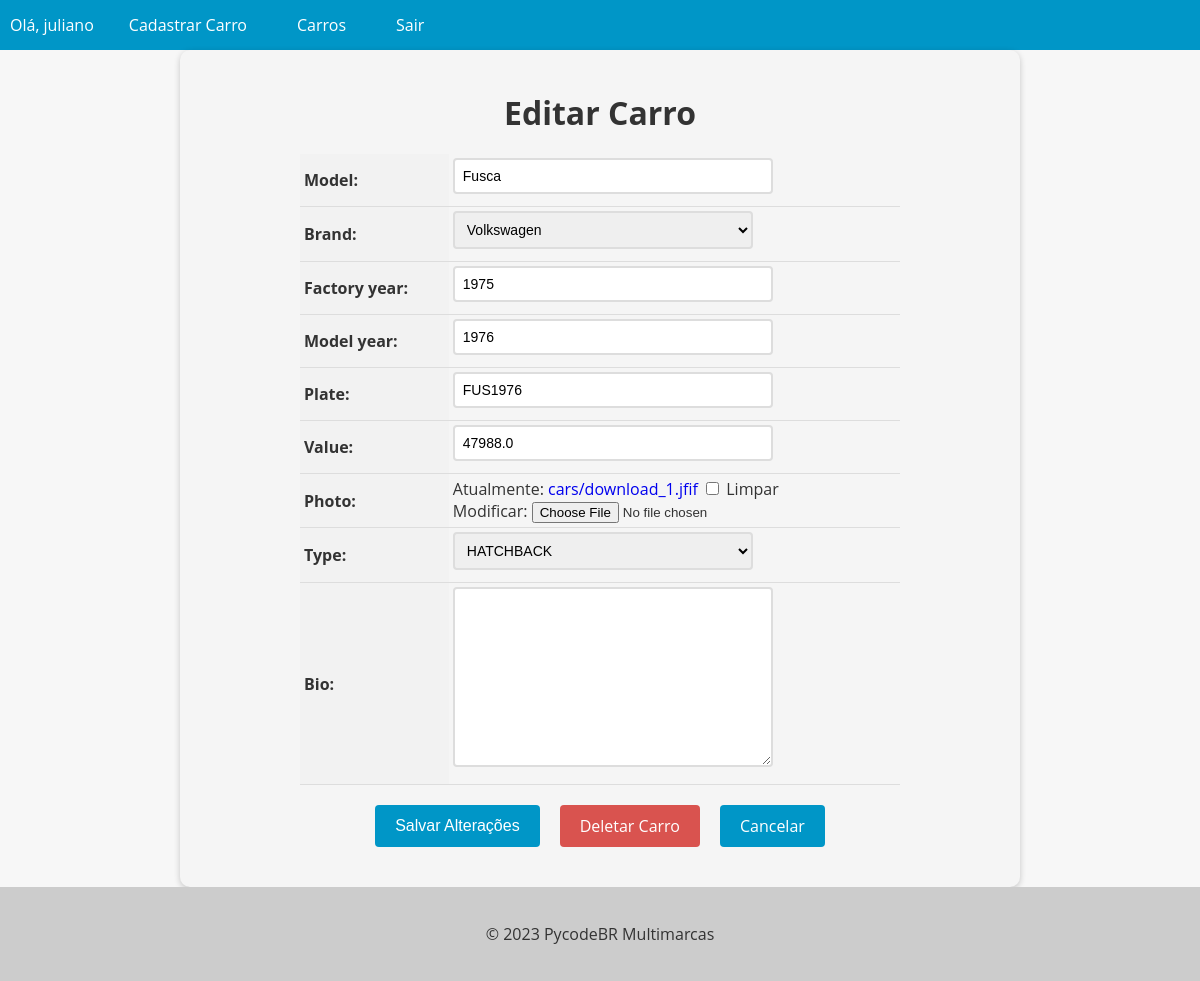
The page /car/5/update/ (signed in) on the database as committed earlier.
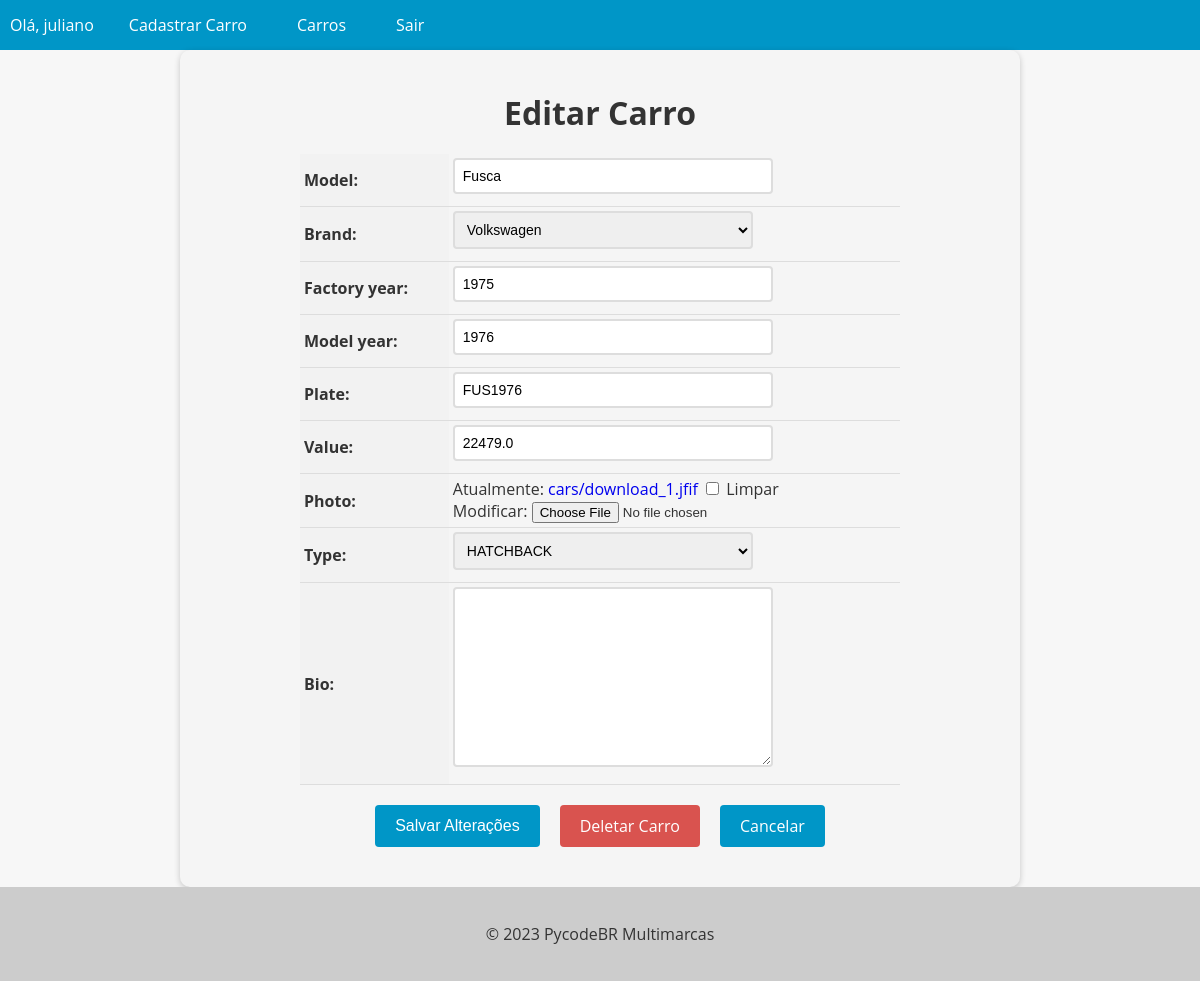
The same page on the database as committed later.
### cars/models.py (models this page shows, shortened)
class Car(models.Model):
    id = models.AutoField(primary_key=True)
    model = models.CharField(max_length=200)
    brand = models.ForeignKey(Brand, on_delete=models.PROTECT, related_name='brands')
    factory_year = models.IntegerField(blank=True, null=True)
    model_year = models.IntegerField(blank=True, null=True)
    plate = models.CharField(max_length=10, blank=True, null=True)
    value = models.FloatField(blank=True, null=True)
    photo = models.ImageField(upload_to='cars/', blank=True, null=True)
    type = models.ForeignKey(Type, on_delete=models.PROTECT, related_name='type', null=True, blank=True)
    bio = models.TextField(blank=True, null=True)

### cars/views.py (the view, shortened to what this page needs)
# urls.py: path('car/<int:pk>/update/', CarUpdateView.as_view(), name='car_update'),
@method_decorator(login_required(login_url='login'), name='dispatch')
class CarUpdateView(UpdateView):
    model = Car
    form_class = CarModelForm
    template_name = 'car_update.html'
    success_url = '/cars/'

### cars/forms.py (shortened to what this page needs)
class CarModelForm(forms.ModelForm):
    class Meta:
        model = Car
        fields = '__all__'

### cars/models.py (called while the page is built)
    def __str__(self):
        return self.name

    def __str__(self):
        return self.name

### cars/templates/car_update.html (shortened to what this page needs)
{% extends "base.html" %}
{% block content %}
  <form method="post" enctype="multipart/form-data">
    <h1>Editar Carro</h1>
    <table>
      {{ form.as_table }}
    </table>
    <div>
      <div class="buttons-container">
        <input type="submit" value="Salvar Alterações" class="btn btn-primary">
        <a href="{% url 'car_delete' pk=object.pk %}" class="btn btn-danger">Deletar Carro</a>
        <a href="{% url 'cars_list' %}" class="btn btn-secondary">Cancelar</a>
      </div>
    </div>
  </form>
{% endblock %}

Rows that differ between the two databases and show on the page:
changed Car "Fusca": value "47988.0" → "22479.0"
